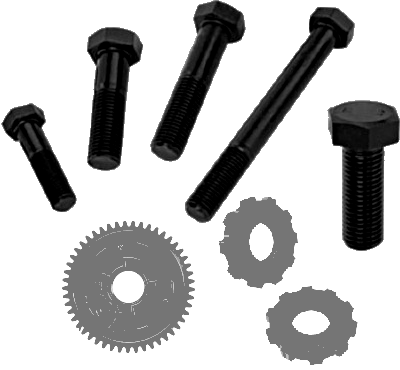
#> input picture Imagens/Q5/cena.bmp, 400 x 370 px
$ python q5.py
#> lines starting #> are read from the running program, lines starting #| are printed output that depends on the picture; after the words box and inside, x2 and y2 are one past the last pixel; in counts of white or black regions, pixels touching at a corner belong together
### utils.py
import numpy as np
import cv2
import matplotlib.pyplot as plt

# Load some images
def read_images(paths: list[str]) -> list[np.ndarray]:
    return [cv2.imread(path) for path in paths]
#> in main, scene_image is the input picture: shape (370, 400, 3); min 0, max 255, mean 190

# Save a image
def save_image(image: np.ndarray, path: str) -> None:
    cv2.imwrite(path, image)

# Check if some image is in grey scale
def is_grey_scale(image: np.ndarray) -> None:
    if len(image.shape) < 3:
        return True
    if image.shape[2] == 1:
        return True
    b, g, r = image[:, :, 0], image[:, :, 1], image[:, :, 2]
    if (b == g).all() and (b == r).all():
        return True
    return False

# Assert the images are in grey scale
def assert_images_grey_scale(images: list[np.ndarray]) -> None:
    for image in images:
        assert is_grey_scale(image)


# Applies two_peak algorithm to find cut point on image
def two_peaks(doc: np.ndarray) -> int:
    histogram, bins = np.histogram(doc.ravel(), 256, [0, 256])
#> histogram = 256 values, max 92214 at index 255, min 12 at index 113, mean 578.1; bins = 257 values from 0 to 256
    peak_1 = np.argmax(histogram)
#> peak_1 = 255

    diffs = np.arange(256).astype("float64")

    for k, h_k in enumerate(histogram):
        diffs[k] = ((k - peak_1) ** 2) * h_k
#> this loop made 256 passes
#> h_k on passes 1 to 3: 4099, 1488, 1170
#> after the loop, diffs = 256 values, max 318625164 at index 117, min 0 at index 255, mean 7526861.6

    peak_2 = np.argmax(diffs)
#> peak_2 = 117

    return (peak_1 + peak_2) // 2


# Show one image on the screen
def show_image(image: np.ndarray) -> None:
    cv2.imshow("QX", image)
    cv2.waitKey(0)

# Show images on the screen
# [11 lines left out: functions show_images, show_images_hist, not called in this run]

### q4.py
import numpy as np
import cv2
import matplotlib.pyplot as plt
from utils import *
import scipy.signal as scs


# Image
CAMERAMEN_BMP_PATH = "./Imagens/Q4/cameraman.bmp"

# Filter kernels
BOX_FILTER_KERNEL = np.ones((3, 3)) * (1 / 9)
H1_FILTER_KERNEL = np.ones((1, 3)) * (1 / 3)
H2_FILTER_KERNEL = np.ones((3, 1)) * (1 / 3)


# Applies Correlation between a image and a kernel
def correlate2d(img: np.ndarray, kernel: np.ndarray) -> np.ndarray:
    return scs.correlate2d(img, kernel, mode="same", boundary="symm")


# Applies Discrete convolution between a image and a kernel
def convolve2d(img: np.ndarray, kernel: np.ndarray) -> np.ndarray:
    return scs.convolve2d(img, kernel, mode="full")


# Clips content of image to be inside rbg-8 range
def clip_gray_image(img: np.ndarray) -> np.ndarray:
    return np.clip(img, 0, 255).astype("uint8")


# Applies a Discrete convolution between the H1 filter kernel and the H2 filter kernel
def convolve_h1_h2() -> np.ndarray:
    return convolve2d(H1_FILTER_KERNEL, H2_FILTER_KERNEL)


# [30 lines left out: function main, not called in this run]


# [2 lines that do not run on import are left out]

### q1.py
import numpy as np
import cv2
import matplotlib.pyplot as plt
from utils import *

# Images
DOC1_BMP_PATH = "./Imagens/Q1/doc1.bmp"
DOC2_BMP_PATH = "./Imagens/Q1/doc2.bmp"
DOC3_BMP_PATH = "./Imagens/Q1/doc3.bmp"


# Binarize image using @p cut_value and threshold
def binarize(image: np.ndarray, cut_value: int) -> np.ndarray:
#> called with cut_value = 186
    image[np.where(image <= cut_value)] = 0
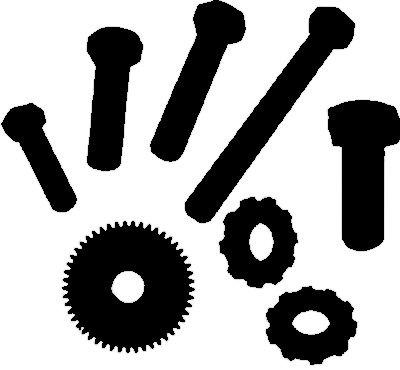
#> image: shape (370, 400); min 0, max 255, mean 166.6
    image[np.where(image > cut_value)] = 255
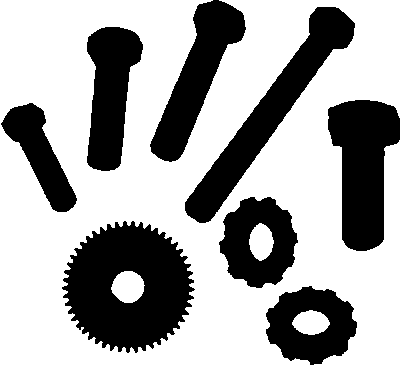
#> image: shape (370, 400); 65.7% white; 8 black regions, largest, box (x1, y1, x2, y2) and area: (62, 221, 195, 353) 11794, (185, 7, 355, 223) 7923, (328, 100, 400, 251) 7276

    return image


# Swaps the ideal cut point @p cut1 with @p doc2 and uses ideal cut @p cut2 in @p doc1
def swap_cut_point(doc1: np.ndarray, doc2: np.ndarray, cut1: int, cut2: int) -> None:
    show_image(binarize(doc1, cut2))
    show_image(binarize(doc2, cut1))


# Gets the cut_point of a image based on the 30 percentile of the histogram distribution
# [46 lines left out: functions my_method_cut_point, main, not called in this run]


# [2 lines that do not run on import are left out]

### q5.py
import numpy as np
import cv2
import matplotlib.pyplot as plt
from utils import *
from scipy.ndimage import median_filter
from q7 import equalize
from q4 import convolve2d, correlate2d, clip_gray_image
from q8 import erosion, dilate
from q9 import complement_image
from q2 import normalize
from q1 import binarize, two_peaks


# Image
SCENE_BMP_PATH = "./Imagens/Q5/cena.bmp"

# Kernels
LAPLACIAN_FILTER_KERNEL = np.array([[0, 1, 0], [1, -4, 1], [0, 1, 0]])
GAUSSIAN_FILTER_KERNEL = np.array([[1, 2, 1], [2, 4, 2], [1, 2, 1]]) * (1 / 16)
SOBEL_FILTER_X_KERNEL = np.array(
    [
        [-1, 0, 1],
        [-2, 0, 2],
        [-1, 0, 1],
    ]
)
SOBEL_FILTER_Y_KERNEL = np.array(
    [
        [-1, -2, -1],
        [0, 0, 0],
        [1, 2, 1],
    ]
)

# Circles
C1_BMP_PATH = "./Imagens/Q5/C1.bmp"
C2_BMP_PATH = "./Imagens/Q5/C2.bmp"
C3_BMP_PATH = "./Imagens/Q5/C3.bmp"


# Some edge detection kernel
def edge_dection_kernel() -> np.ndarray:
    return convolve2d(LAPLACIAN_FILTER_KERNEL, GAUSSIAN_FILTER_KERNEL)


# Closes the image by dilate then erode
def close_image(image: np.ndarray) -> np.ndarray:
    circle_structure_element = (
        np.array(
            [
                [0, 1, 0],
                [1, 1, 1],
                [0, 1, 0],
            ],
            dtype="uint8",
        )
    ) * 255

    dilated_image = dilate(image, circle_structure_element)
    closed_image = erosion(image, circle_structure_element)

    return closed_image.astype("uint8")


# Open some image by eroding then dilating
def open_image(image: np.ndarray) -> np.ndarray:
    circle_structure_element = (
        np.array(
            [
                [1, 1],
                [1, 1],
            ],
            dtype="uint8",
        )
    ) * 255

    erode_image = erosion(image, circle_structure_element)
    opened_image = dilate(erode_image, circle_structure_element)

    return opened_image.astype("uint8")


def main():
    # Read image
    scene_image = read_images([SCENE_BMP_PATH])[0]

    # Assert grey scale
    assert_images_grey_scale(scene_image)

    # Convert to work with only one image
    scene_image = cv2.cvtColor(scene_image, cv2.COLOR_BGR2GRAY)

    # Apply Gaussian filter
    scene_image = clip_gray_image(correlate2d(scene_image, GAUSSIAN_FILTER_KERNEL))

    show_image(scene_image)

    # Binarize
    binarized_edge_image = clip_gray_image(
        binarize(scene_image, two_peaks(scene_image))
    )

    show_image(binarized_edge_image)

    # Apply Edge detection with Sobel
    sobel_x = correlate2d(binarized_edge_image, SOBEL_FILTER_X_KERNEL)
#> in correlate2d (call 2), `return scs.correlate2d(img, kernel, mode="same", boundary="symm")`:
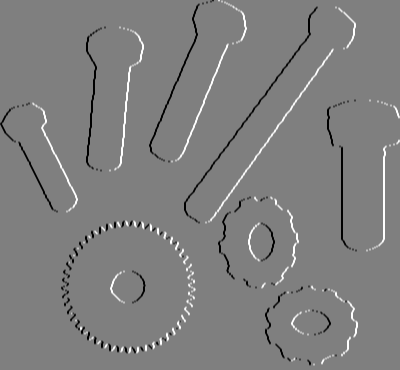
#> returned value: shape (370, 400) int64; min -1020, max 1020, mean -0.3; drawn with min black and max white

    sobel_y = correlate2d(binarized_edge_image, SOBEL_FILTER_Y_KERNEL)
#> in correlate2d (call 3), `return scs.correlate2d(img, kernel, mode="same", boundary="symm")`:
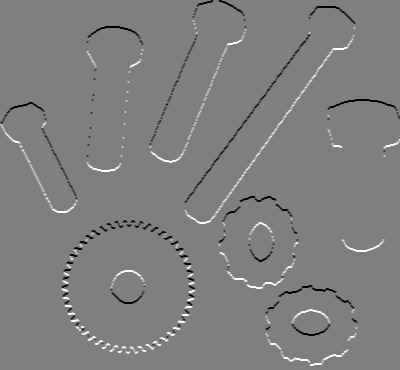
#> returned value: shape (370, 400) int64; min -1020, max 1020, mean 0.1; drawn with min black and max white

    sobel = clip_gray_image(np.abs(sobel_x) + np.abs(sobel_y))
#> in clip_gray_image (call 3), `return np.clip(img, 0, 255).astype("uint8")`:
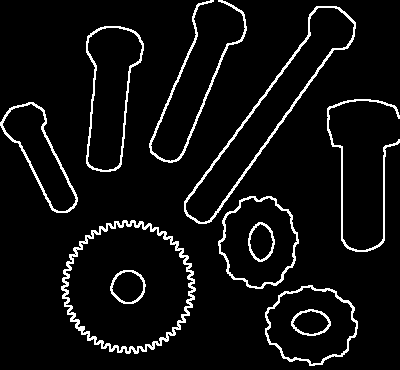
#> returned value: shape (370, 400); 6.2% white in thin lines or dots

    show_image(sobel)


if __name__ == "__main__":
    main()
